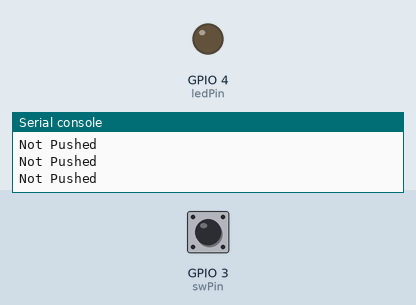
This program was run on a simulated ESP32 board running MicroPython. Parts: output pins drawn as LEDs (lit = HIGH), the last lines printed to the serial console. Inputs (shaded band) come from the test bench; at power-on: GPIO 3 (swPin) LOW.

Above: at 1.2 s.
1.3 s: GPIO 3 (swPin) pulled HIGH for 0.25 s
At 1.5 s:
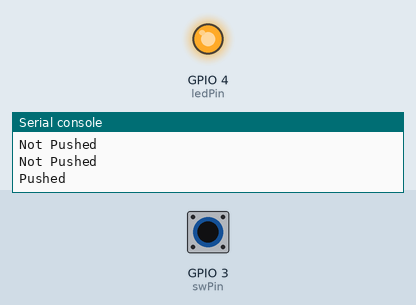
3.1 s: GPIO 3 (swPin) pulled HIGH for 3.2 s
At 7.7 s:
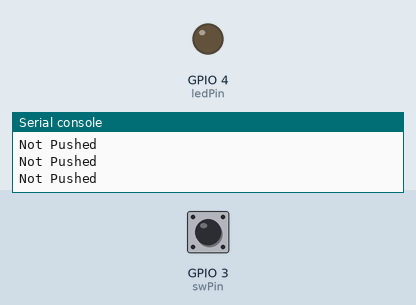
Timing chart, 0 to 9.2 s (numbered marks = the images above; inputs shaded):
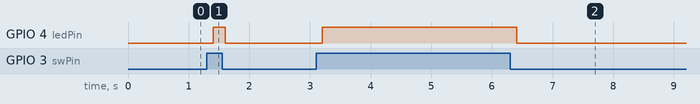

The program:

_0107_SW_LED.py
```python
from machine import Pin
import time

swPin = Pin(3, Pin.IN)  # 3:ConnectorA 4:ConnectorB
ledPin = Pin(4, Pin.OUT)  # 3:ConnectorA 4:ConnectorB

while True:
    state = swPin.value()  # Check switch status. If pushed, "1"
    if state == 1:
        ledPin.on()  # LED ON
        print("Pushed")
    else:
        ledPin.off()  # LED OFF
        print("Not Pushed")

    time.sleep(0.2)
```

Measured:
- after the input at 1.3 s, GPIO 4 (ledPin): LOW → HIGH after 0.10 s, → LOW 0.20 s later
- after the input at 3.1 s, GPIO 4 (ledPin): LOW → HIGH after 0.10 s, → LOW 3.2 s later
